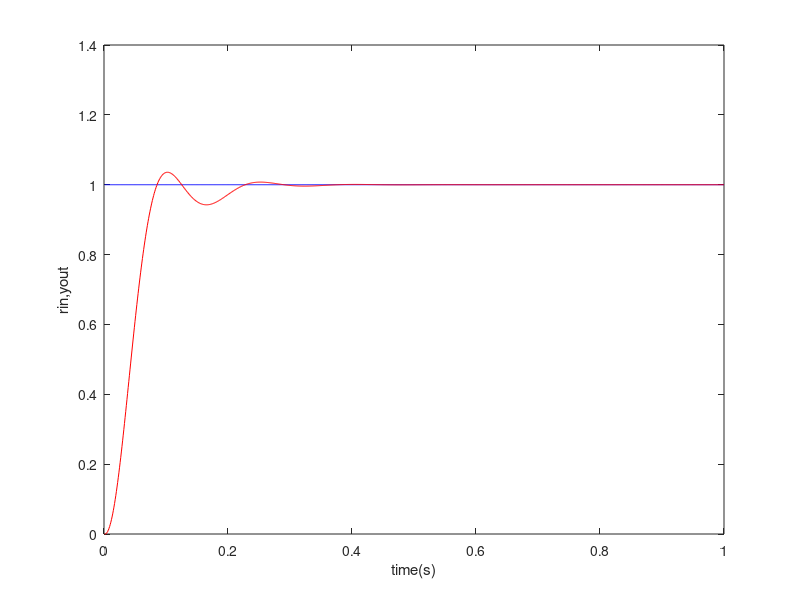
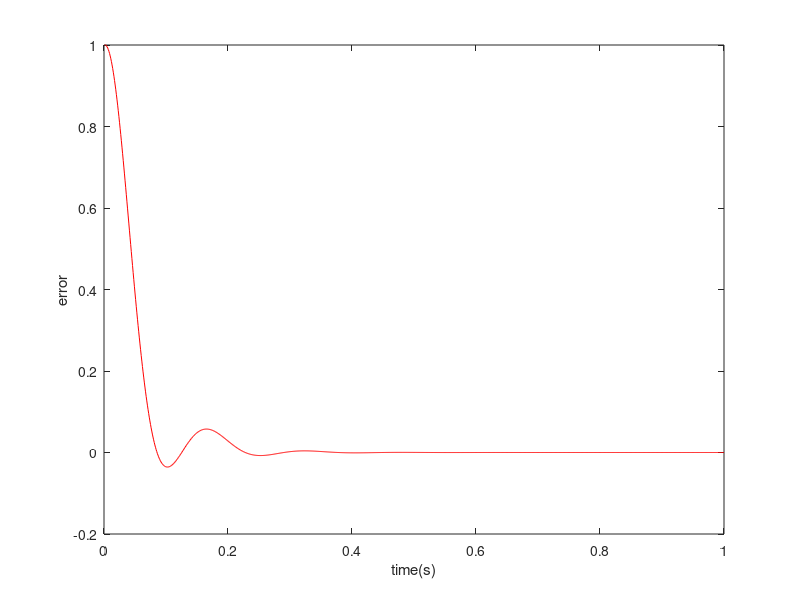

MATLAB code to generate these figures, in order:
    %设一被控对象G（s）=50/(0.125s^2+7s),  
    %用增量式PID控制算法编写仿真程序  
    %（输入分别为单位阶跃、正弦信号，采样时间为1ms，控制器输出限幅：[-3,3],  
    %  仿真曲线包括系统输出及误差曲线）。  

    ts=0.001;                 %采样时间  
    sys=tf(50,[0.125,7, 0]); %tf是传递函数  即被控对象函数G（）;  
    dsys=c2d(sys,ts,'z');    %把控制函数离散化取Z变换n阶定常离散系统差分方程
                                %在零初始条件下取Z变换：
                                %dsys即Y(z)/U(z)
    [num,den]=tfdata(dsys,'v');% 离散化后提取分子、分母    
    u_1=0.0;  
    u_2=0.0;  
    y_1=0.0;  
    y_2=0.0;  
    x=[0,0,0]';  
    error_1=0;  
    error_2=0;  
    %核心代码

    for k=1:1:1000  
    time(k)=k*ts;                        %采样次数  
    S=1;  
    if S==1                              %阶跃输入
        kp=6.5;ki=0.1;kd=1;              %初始化PID    
        rin(k)=1;                        %Step Signal   
    elseif S==2                          %正弦输入
        kp=10;ki=0.1;kd=15;             
        rin(k)=0.5*sin(2*pi*k*ts);       %Sine Signal 即实际输入      
    end 

    du(k)=kp*x(1)+kd*x(2)+ki*x(3);       %PID Controller   控制系数    
    u(k)=u_1+du(k);                      %真正的PID输出应该为du+前一时刻的输出
    if u(k)>=3         
       u(k)=3;  
    end  
    if u(k)<=-3  
       u(k)=-3;  
    end  

    %Linear model 难点就是把传递函数转化为差分方程，以实现PID控制。 
    yout(k)=-den(2)*y_1-den(3)*y_2+num(2)*u_1+num(3)*u_2;          %实际输出 num为dsys分子多项式系数，den为dsys分母多项式系数，从n阶定常离散系统差分方程变化来的。
    error(k)=rin(k)-yout(k);                        % 误差=输入-输出 
    u_2=u_1;                                        %保存上上次输入   为下次计算  
    u_1=u(k);                                       %保存上一次控制系数   为下次计算  
    y_2=y_1;                                        %保存上上次次输出   为下次计算  
    y_1=yout(k);                                    %保存上一次输出   为下次计算  

    x(1)=error(k)-error_1;                          %KP的系数  
    x(2)=error(k)-2*error_1+error_2;                %KD的系数  
    x(3)=error(k);                                  %KI的系数
    error_2=error_1;                                %上次的变上上次误差
    error_1=error(k);                               %这次的变上次的误差
    end 


    figure(1);  
    plot(time,rin,'b',time,yout,'r');               %输入和实际控制输出  
    xlabel('time(s)'),ylabel('rin,yout');   
   figure(2);  
    plot(time,error,'r')                            %时间误差输出曲线  
    xlabel('time(s)');ylabel('error'); 
